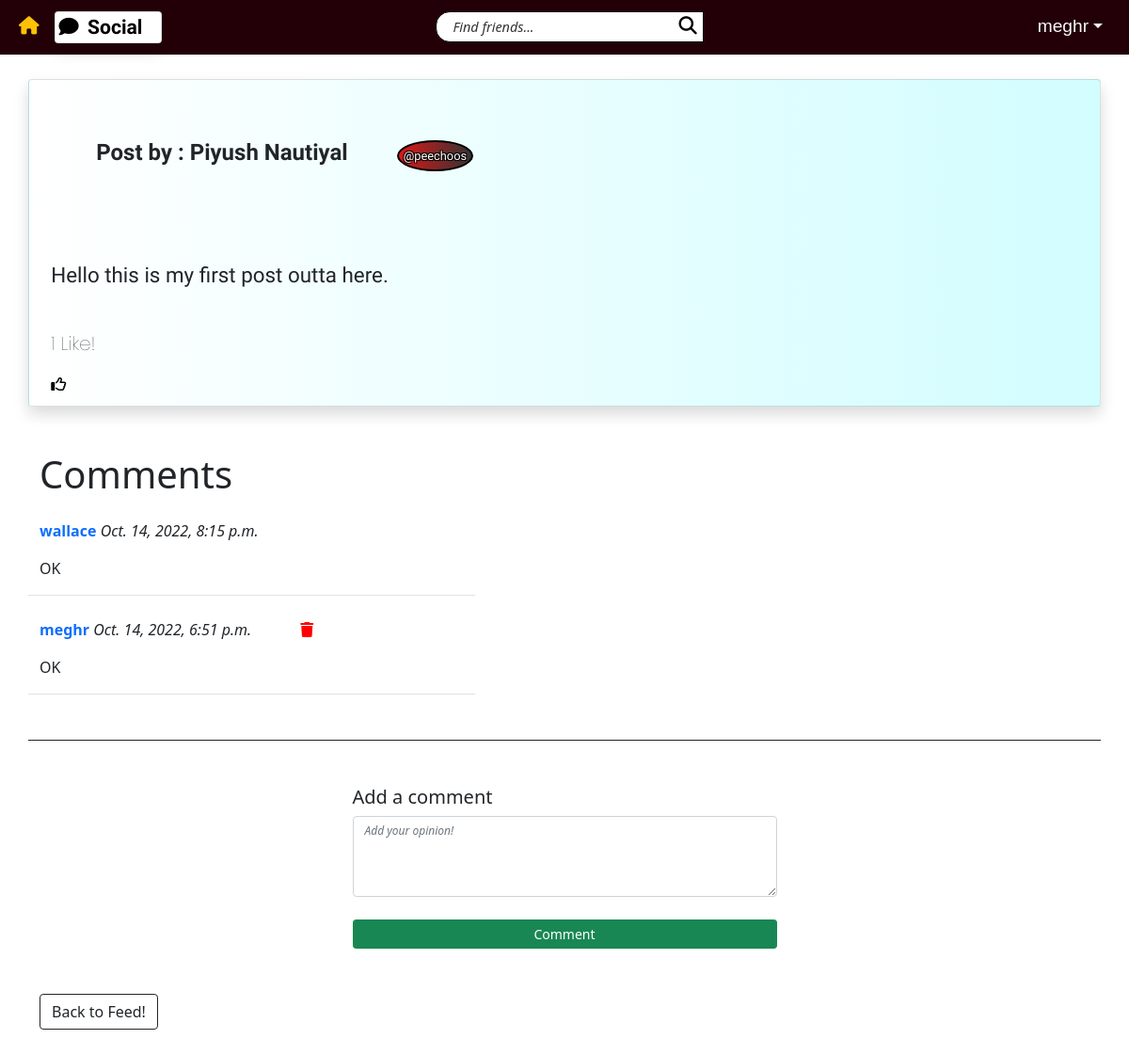
/social/post/34/ (signed in), run on the app's committed database.
### main/models.py (models this page shows, shortened)
class Post(models.Model):
    body = models.TextField()
    created_on = models.DateTimeField(default=timezone.now)
    author = models.ForeignKey(User, on_delete=models.CASCADE)
    likers = models.ManyToManyField(User, blank=True, related_name='likers')
    does_like = models.BooleanField(default=False)
    likes = 0
    @property
    def returnlikes(self):
        likes = len(self.likers.all())
        if likes==0:
            return 'No Likes :('
        if likes==1:
            return '1 Like!'
        return str(likes)+' Likes!'

class UserProfile(models.Model):
    user = models.OneToOneField(User, primary_key = True, on_delete=models.CASCADE, verbose_name='user', related_name='profile')
    name = models.CharField(max_length=30, blank=True, null=True)
    bio = models.TextField(max_length=300, null=True, blank=True)
    birth_date = models.DateField(null=True)
    picture = models.ImageField(blank=True, null=True, default='uploads/profile_pictures/default.jpg', upload_to='uploads/profile_pictures')
    followers = models.ManyToManyField(User, blank=True, related_name='followers')

class Comment(models.Model):
    comment = models.TextField()
    created_on = models.DateTimeField(default=timezone.now)
    author = models.ForeignKey(User, on_delete=models.CASCADE)
    post = models.ForeignKey(Post, on_delete=models.CASCADE)

### main/views.py (the view, shortened to what this page needs)
# urls.py: path('post/<int:pk>/', PostDetailView.as_view(), name='post_detail'),
class PostDetailView(LoginRequiredMixin, View):
	def get(self, request, pk, *args, **kwargs):
		post = Post.objects.get(pk=pk)
		form = CommentForm()
		comments = Comment.objects.filter(post=post).order_by('-created_on')
		user_likers = post.likers.all()
		likes = len(user_likers)
		liking = request.user in user_likers
		context = {
			'post' : post,
			'form': form,
			'comments' : comments,
			'likes' : likes,
			'liking' : liking,
		}
		return render(request, 'main/post_detail.html', context)

### main/forms.py
class CommentForm(forms.ModelForm):
    comment = forms.CharField(
        label='',
        widget=forms.Textarea(attrs={
            'rows': 3,
            'placeholder': 'Add your opinion!',
        })
    )
    class Meta:
        model = Comment
        fields = ['comment']

### main/templates/main/post_detail.html (shortened to what this page needs)
{% extends 'landing/base.html' %}
{% load crispy_forms_tags %}
{% block content %}
<div class="container">
    <div class="row mt-5 mb-5 card shadow pop-up">
        <div class="name-container">
            <div class="profile-full-name m-5">Post by : {{ post.author.profile.name}}</div>
            <a href="{% url 'profile' post.author.pk %}"><div class="profile-user-name strokeme">@{{post.author}}</div></a>
        </div>
        <div class="post-body mt-5 col-md-5 col-sm-12">
            <p>{{ post.body }}</p>
        </div>
        <p class="user-name mt-4 fs fs-5">{{post.returnlikes}}</p>
        {% if liking %}
        <form action="{% url 'unlike' post.pk %}" method="POST">
            {% csrf_token %}
            <button class="like-btn"><i class="fa-solid fa-thumbs-up text-primary"></i></button>
        </form>
        {% else %}
        <form action="{% url 'like' post.pk %}" method="POST">
            <button class="like-btn"><i class="fa-regular fa-thumbs-up"></i></button>
        </form>
        {% endif %}
    </div>
    <h1>Comments</h1>
    {% for comment in comments %}
    <div class="row mt-4">
        <div class="col-md-5 col-sm-12 border-bottom position-relative">
            <p>
                <a href="{% url 'profile' comment.author.pk %}" class="text-primary"><strong>{{comment.author}}</strong></a>
                <i>{{comment.created_on}}</i>
                {% if request.user == comment.author or request.user == post.author %}
                <a class="m-5" href="{% url 'comment_delete' post.pk comment.pk %}"><i style="color: red;" class="fa-sharp fa-solid fa-trash"></i></a>
                {% endif %}
            </p>
            <p>{{ comment.comment }}</p>
        </div>
    </div>
    {% endfor %}
    <div class="row justify-content-center mt-5 pt-5 border-dark border-top">
        <div class="col-md-5 col-sm-12">
            <h5>Add a comment</h5>
            <form method="POST">
                {{ form | crispy }}
                <div class="d-grid gap-2 mt-4">
                    <button class="btn btn-sm btn-success" type="submit">Comment</button>
                </div>
            </form>
        </div>
    </div>
    <a href="{% url 'post_list' %}" class="btn btn-outline-dark mb-5 mt-5 ms-auto">Back to Feed!</a>
</div>
{% endblock %}

### landing/templates/landing/navbar.html (shortened to what this page needs)
<div class="poppins-font">
    <nav class="navbar fixed-top navbar-expand-lg navbar-style py-1">
        <div class="container-fluid ">
            <a href="{% url 'index' %}"><i class="text-warning ms-2 me-3 fa-solid fa-house"></i></a>
            <a class="navbar"
            {% if user.is_authenticated %}
            href="{% url 'post_list' %}"
            {% else %}
            href="{% url 'index' %}"
            {% endif %}
            ><div class="rounded card shadow brand"><i class="fas fa-comment px-1 "></i> Social</div></a>
            <div class="collapse navbar-collapse" id="navbarSupportedContent">
                <form class="d-flex mx-auto me-5" method="GET" action="{% url 'search' %}">
                    <div class="input-group">
                        <input name="query" value="{{ request.GET.query }}" type="text" class="search-input" placeholder="    Find friends..." aria-label="Username" aria-describedby="basic-addon1">
                        <button type="submit"><i class="fa-sharp fa-solid fa-magnifying-glass"></i></button>
                    </div>
                </form>
                {% if user.is_authenticated %}
                    <div class="nav-item dropdown">
                        <a class="nav-link dropdown-toggle text-light text-sm" data-bs-toggle="dropdown" role="button" aria-expanded="false">{{request.user}}</a>
                    </div>
                {% endif %}
            </div>
        </div>
    </nav>
</div>

### static/landing/css/styles.css (style rules this page uses)
body { overscroll-behavior-y: none; }
html { scroll-behavior: smooth; overflow-x: hidden; }
::placeholder { color: black; font-style: italic; font-size: 75%; opacity: 80%; font-family: 'Segoe UI', Tahoma, Geneva, Verdana, sans-serif; }
a, a:hover, a:focus, a:active { text-decoration: none; color: black; }
button { border: 1px solid black; border-left: none; background-color: white; }
.brand { font-weight: bold; font-family: 'Dancing Script', cursive; background-color: white; font-size: 110%; color: black; padding-right: 20px; display: inline; }
.like-btn { padding: 0; border: none; background: none; }
.navbar-style { background-color: #230007; }
.poppins-font { font-family: 'Source Sans Pro', sans-serif; font-size: 120%; }
.pop-up { padding: 1%; background: #70e1f5; background: -webkit-linear-gradient(to right, white, #D2FDFF); background: linear-gradient(to right, white, #D2FDFF); }
.post-body { font-family: 'Kalam'; font-size: 1.4em; }
.name-container { display: inline-block; }
.profile-full-name { font-size: 1.5em; font-family: 'Kanit', sans-serif; display: inline-block; font-weight: bold; }
.profile-user-name { background: #333333; background: -webkit-linear-gradient(to right, #dd1818, #333333); background: linear-gradient(to right, #dd1818, #333333); color: beige; font-family: 'Fuzzy Bubbles', cursive; border: 2px solid black; border-radius: 50%; padding: 5px; display: inline-block; font-size: 0.8em; }
.search-input { border: 1px solid black; border-radius: 15px; }
.strokeme { color: white; text-shadow: -1px -1px 0 #000, 1px -1px 0 #000, -1px 1px 0 #000, 1px 1px 0 #000; }
.user-name { font-family: 'poppins'; font-size: 80%; font-weight: 100; }

### data on the page
Post: author.profile.name "Piyush Nautiyal", author "peechoos", body "Hello this is my first post outta here.", returnlikes "1 Like!"
Comment: author "wallace", created_on "Oct. 14, 2022, 8:15 p.m.", comment "OK"
Comment: author "meghr", created_on "Oct. 14, 2022, 6:51 p.m.", comment "OK"

### other printed values
{{ request.user }} "meghr"
